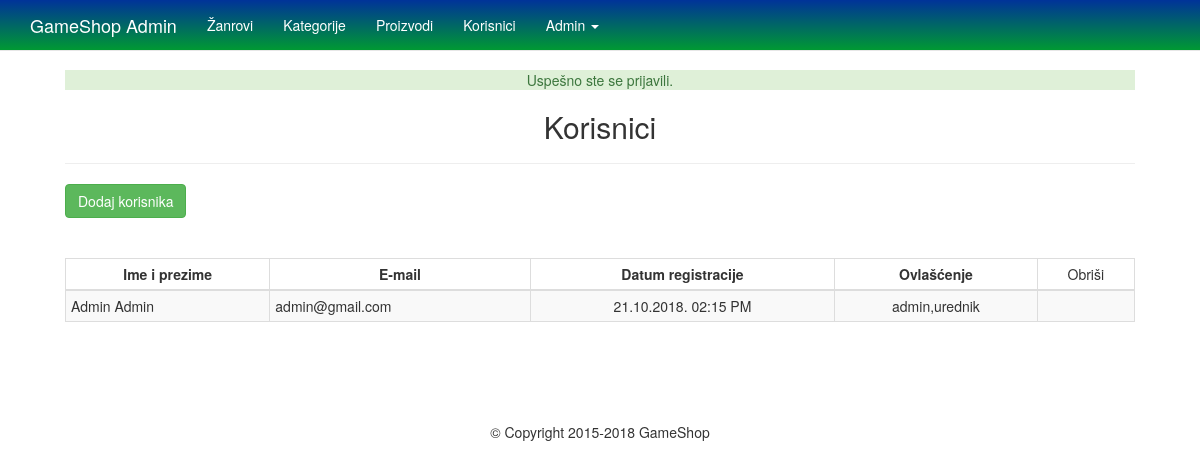
/source/admin/korisnici.php (signed in), run on the app's committed database.
### tables this page shows
CREATE TABLE IF NOT EXISTS `korisnici` (
  `id` int(11) NOT NULL AUTO_INCREMENT,
  `ime_prezime` varchar(50) NOT NULL,
  `email` varchar(50) NOT NULL,
  `password` varchar(255) NOT NULL,
  `datum_registracije` datetime DEFAULT CURRENT_TIMESTAMP,
  `ovlascenje` varchar(255) NOT NULL,
  PRIMARY KEY (`id`)
);

### source/pomocne_funkcije/logovanje.php (called while the page is built, shortened)
<?php
  function ovlascenje($ovlascenje = "admin") {
    global $korisnik_podaci;
    $ovlascenja = explode(',', $korisnik_podaci["ovlascenje"]);
    if(in_array($ovlascenje, $ovlascenja, true)) {
      return true;
    } else {
      return false;
    }
  }
?>

### source/pomocne_funkcije/datum_format.php (called while the page is built)
<?php
  function datum_format($datum) {
    return date("d.m.Y. h:i A", strtotime($datum));
  }
?>

### source/admin/korisnici.php (the view, shortened to what this page needs)
<!DOCTYPE html>
<html>
  <head>
    <link rel="stylesheet" href="../stilovi/bootstrap.css">
    <link rel="stylesheet" href="../stilovi/stilovi.css">
  </head>
  <body>
    <div class="container-fluid">
      <?php
        require_once("../baza/konekcija.php");
        require_once("../pomocne_funkcije/datum_format.php");
      ?>
      <nav class="navbar navbar-default navbar-fixed-top" style="background: linear-gradient(to bottom, #003399 0%, #009933 100%)">
        <div class="container">
          <a href="index.php" class="navbar-brand" style="color: white">GameShop Admin</a>
          <ul class="nav navbar-nav">
            <li><a href="zanrovi.php" style="color: white">Žanrovi</a></li>
            <li><a href="kategorije.php" style="color: white">Kategorije</a></li>
            <li><a href="proizvodi.php" style="color: white">Proizvodi</a></li>
            <?php if(ovlascenje("admin")) { ?>
              <li><a href="korisnici.php" style="color: white">Korisnici</a></li>
            <?php } ?>
            <li class="dropdown">
              <a href="#" class="dropdown-toggle" data-toggle="dropdown" style="color: white"><?php echo $korisnik_podaci["ime"]; ?>
                <span class="caret"></span>
              </a>
            </li>
          </ul>
        </div>
      </nav>
      <?php
        if(isset($_GET["add"])) {
          $ime_prezime = ((isset($_POST["ime_prezime"])) ? $_POST["ime_prezime"] : "");
          $email = ((isset($_POST["email"])) ? $_POST["email"] : "");
          $password = ((isset($_POST["password"])) ? $_POST["password"] : "");
          $potvrda = ((isset($_POST["potvrda"])) ? $_POST["potvrda"] : "");
          $ovlascenje = ((isset($_POST["ovlascenje"])) ? $_POST["ovlascenje"] : "");
          $greska = array();
          if($_POST) {
            if(empty($_POST["ime_prezime"]) || empty($_POST["email"]) || empty($_POST["password"]) || empty($_POST["potvrda"]) || empty($_POST["ovlascenje"])) {
              $greska[] = "* Obavezno polje.";
            } else {
              $rezultat = mysqli_query($link, "SELECT * from korisnici WHERE korisnici.email = '$email'");
              $brojac_email = mysqli_num_rows($rezultat);
              if(!filter_var($email, FILTER_VALIDATE_EMAIL)) {
                $greska[] = "Morate uneti ispravan e-mail.";
              } else {
                if($brojac_email != 0) {
                  $greska[] = "Uneti e-mail već postoji u bazi.";
                }
              }
              if(strlen($password) < 6) {
                $greska[] = "Lozinka mora biti duža od 6 karaktera.";
              } else {
                if($password != $potvrda) {
                  $greska[] = "Lozinka i potvrda lozinke se ne poklapaju.";
                }
              }
            }
            if(!empty($greska)) {
              echo prikaz_greske($greska);
            } else {
              $hash_password = password_hash($password, PASSWORD_DEFAULT);
              mysqli_query($link, "INSERT INTO `korisnici` (`ime_prezime`, `email`, `password`, `ovlascenje`) VALUES ('$ime_prezime', '$email', '$hash_password', '$ovlascenje')");
              header('Location: korisnici.php');
            }
          }
        ?>
          <h2 class="text-center">Dodaj korisnika</h2><hr>
          <form action="korisnici.php?add=1" method="post">
            <div class="form-group col-md-2">
              <label for="ime_prezime">Ime i prezime*:</label>
              <input type="text" id="ime_prezime" class="form-control" name="ime_prezime" value="<?php echo $ime_prezime; ?>">
            </div>
            <div class="form-group col-md-2">
              <label for="email">E-mail*:</label>
              <input type="email" id="email" class="form-control" name="email" value="<?php echo $email; ?>">
            </div>
            <div class="form-group col-md-2">
              <label for="password">Lozinka*:</label>
              <input type="password" id="password" class="form-control" name="password" value="<?php echo $password; ?>">
            </div>
            <div class="form-group col-md-2">
              <label for="potvrda">Potvrdi lozinku*:</label>
              <input type="password" id="potvrda" class="form-control" name="potvrda" value="<?php echo $potvrda; ?>">
            </div>
            <div class="form-group col-md-2">
              <label for="ovlascenje">Ovlašćenje*:</label>
              <select class="form-control" name="ovlascenje">
                <option value=""<?php if($ovlascenje == "") {echo " selected";} else {echo "";} ?>></option>
                <option value="urednik"<?php if($ovlascenje == "urednik") {echo " selected";} else {echo "";} ?>>Urednik</option>
                <option value="admin,urednik"<?php if($ovlascenje == "admin,urednik") {echo " selected";} else {echo "";} ?>>Admin</option>
              </select>
            </div>
            <div class="form-group pull-right">
              <input type="submit" class="btn btn-success" value="Dodaj" style="margin-top: 25px">
              <a href="korisnici.php" class="btn btn-default" style="margin-top: 25px">Odustani</a>
            </div>
          </form>
          <?php
        } else {
        $rezultat = mysqli_query($link, "SELECT * FROM korisnici ORDER BY korisnici.ime_prezime ASC");
      ?>
      <h2 class="text-center">Korisnici</h2><hr>
      <a href="korisnici.php?add=1" class="btn btn-success">Dodaj korisnika</a>
      <br><br><br>
      <table class="table table-bordered table-striped table-condensed">
        <thead>
          <th style="text-align: center">Ime i prezime</th>
          <th style="text-align: center">E-mail</th>
          <th style="text-align: center">Datum registracije</th>
          <th style="text-align: center">Ovlašćenje</th>
          <td style="text-align: center">Obriši</td>
        </thead>
        <tbody>
          <?php while($korisnik = mysqli_fetch_assoc($rezultat)) { ?>
            <tr>
              <td><?php echo $korisnik["ime_prezime"]; ?></td>
              <td><?php echo $korisnik["email"]; ?></td>
              <td style="text-align: center"><?php echo datum_format($korisnik["datum_registracije"]); ?></td>
              <td style="text-align: center"><?php echo $korisnik["ovlascenje"]; ?></td>
              <td style="text-align: center">
              </td>
            </tr>
          <?php } ?>
        </tbody>
      </table>
      <?php } ?>
    </div>
    <footer class="text-center" style="margin-top: 80px">&copy; Copyright 2015-2018 GameShop</footer>
  </body>
</html>

### source/stilovi/stilovi.css (style rules this page uses)
body { padding: 50px; }

### data on the page
korisnici: ime_prezime "Admin Admin", email "admin@gmail.com", datum_registracije "21.10.2018. 02:15 PM", ovlascenje "admin,urednik"

### other printed values
$_SESSION["poruka_uspeh"] "Uspešno ste se prijavili."
$korisnik_podaci["ime"] "Admin"
